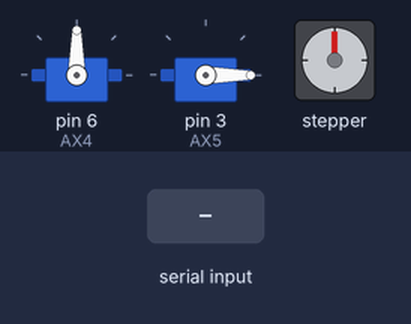
Bench run of a sketch on a simulated Arduino Uno, built with avr-gcc and run on an emulated ATmega328P. On the bench: 2 × servo, stepper motor. Inputs (shaded band) come from the test bench. Stepper angles assume 4096 steps per turn.

Above: at 1.2 s.
1.3 s: "1\n" received over Serial
Timing chart, 0 to 4.3 s (numbered marks = the images above; inputs shaded):
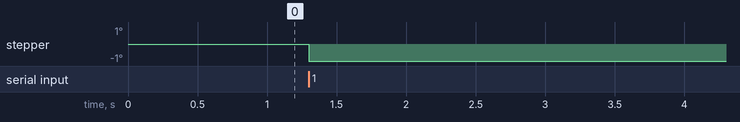

The sketch:

gamepadControlUpperArm.ino
```cpp
#include <AccelStepper.h>
#include <Servo.h>

// Jaw Stepper
#define HALFSTEP 8

#define motorPin1  11     // IN1 on ULN2003 ==> Blue   on 28BYJ-48
#define motorPin2  10     // IN2 on ULN2004 ==> Pink   on 28BYJ-48
#define motorPin3  9    // IN3 on ULN2003 ==> Yellow on 28BYJ-48
#define motorPin4  8    // IN4 on ULN2003 ==> Orange on 28BYJ-48

// Define max speed and acceleration for each stepper in steps/s and steps/s^2
const float maxSpeedJaw = 1000.0;      //Jaw
const float accelerationJaw = 600.0;  //Jaw
const float jawSteps = 1000.0;         //Jaw

// Create instances of AccelStepper for each stepper motor
AccelStepper stepperJaw(HALFSTEP, motorPin1, motorPin3, motorPin2, motorPin4);
Servo AX4;
Servo AX5;

void setup() {
  AX4.attach(6);
  AX5.attach(3);
  Serial.begin(115200);
  // Set max speed and acceleration for each stepper
  stepperJaw.setMaxSpeed(maxSpeedJaw);
  stepperJaw.setSpeed(900);
  stepperJaw.setAcceleration(accelerationJaw);
  stepperJaw.setCurrentPosition(0); // set position as zero
  AX4.write(90); //continuous servo is off
  AX5.write(0); //set sg90 current position to zero
}

void loop() {
  if (Serial.available()) { // Check if data is here
    String dataString = Serial.readStringUntil('\n');

    // Read the serial data and parse the numbers
    int biteValue;
    int ax4Value;
    int ax5Value;
    sscanf(dataString.c_str(),"%d,%d,%d", &biteValue,&ax4Value,&ax5Value);

    //Jaw
    if (biteValue == 1) {
      stepperJaw.moveTo(-jawSteps);
    }
    else {
      stepperJaw.moveTo(0);
    }

    //AX4
    if (ax4Value == 0) { //stop
      AX4.write(90);
    }
    if (ax4Value == 1) { //turn positive
      AX4.write(90 - 45/2);
    }
    if (ax4Value == 2) { //turn negative
      AX4.write(90 + 45/2);
    }

    //AX5
    if (ax5Value == 0) { //stop
      AX5.write(0);
    }
    if (ax5Value == 1) { //turn positive
      AX5.write(15);
    }
    if (ax5Value == 2) { //turn negative
      AX5.write(30);
    }
    //send commands
    stepperJaw.run();
  }

}
```
